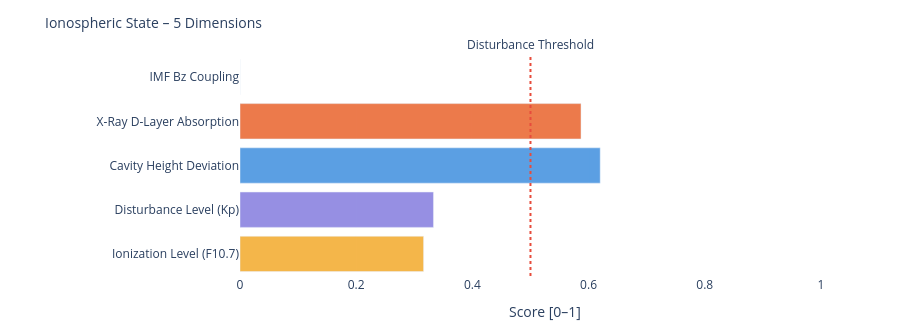

Notebook code for this chart:
### Markdown cell above
---
### 📐 Systemic Insight: Geometric Cavity vs. Real Schumann Resonance

**Relevant for:** Layer 6 = delta analysis &nbsp;|&nbsp; Layer 7 = feature vector / system interpretation

A cavity height change from 80 km to 70 km shifts the **idealized geometric frequencies** only minimally:

| Modus | Aktuell | Referenz | Δ |
|-------|---------|----------|---|
| SR-1 | 10.4762 Hz | 10.4599 Hz | +16 mHz |
| SR-2 | 18.1452 Hz | 18.1171 Hz | +28 mHz |
| SR-3 | 25.6612 Hz | 25.6215 Hz | +40 mHz |
| SR-4 | 33.1285 Hz | 33.0772 Hz | +51 mHz |

The geometric effect is limited because 10 km is very small compared to Earth's radius (~6371 km).

**Consequence:** Real Schumann deviations are likely driven more strongly by **conductivity, damping, day/night structure, lightning distribution and source geometry** than by pure cavity height.

---

**Layer 6 compares:**
```
geometric Δ from Layer 4  vs.  observed Δ from real Schumann measurement data
```

**Layer 7 Feature:**
```
If real Δ >> geometric Δ  →  non-geometric factors dominant
```

### Code cell
# ============================================================
# IONOSPHERIC STATE – Summary gauge
# Five dimensions: ionization, disturbance, cavity height, X-Ray, Bz coupling
# ============================================================

def norm(v, lo, hi):
    if v is None: return None
    return round(max(0.0, min(1.0, (v - lo) / (hi - lo))), 3)

# Ionization level (F10.7 → F2-Layer)
ioniz = norm(f107_val, 60, 250)

# Disturbance level (Kp → E/F-Layer irregularities)
disturb = norm(kp_val, 0, 9)

# Cavity height deviation from reference (80 km)
h_dev = norm(abs(h_eff - 80), 0, 20)

# X-Ray ionization (D-Layer absorption)
xray_ioniz = None
if xray_now is not None:
    xray_ioniz = norm(math.log10(max(xray_now, 1e-9)) + 9, 0, 5)

# Bz coupling (southward Bz → stronger magnetosphere-ionosphere coupling)
bz_coupling = norm(-(bz_now or 0), -5, 30) if bz_now is not None else None

dims = [
    ('Ionization Level (F10.7)',    ioniz,      '#F2A623'),
    ('Disturbance Level (Kp)',      disturb,    '#7F77DD'),
    ('Cavity Height Deviation',     h_dev,      '#378ADD'),
    ('X-Ray D-Layer Absorption',    xray_ioniz, '#E85D24'),
    ('IMF Bz Coupling',             bz_coupling,'#534AB7'),
]

fig = go.Figure()
for name, val, col in dims:
    if val is not None:
        h = int(val * 20)
        bar = '█' * h + '░' * (20 - h)
        label = f'{name}:  {bar}  {val:.3f}'
    else:
        label = f'{name}:  {"─" * 20}  n/a'
    fig.add_trace(go.Bar(
        x=[val if val is not None else 0],
        y=[name],
        orientation='h',
        marker_color=col, opacity=0.82,
        showlegend=False
    ))

fig.add_vline(x=0.5, line_dash='dot', line_color='#e74c3c',
              annotation_text='Disturbance Threshold', annotation_position='top')
fig.update_layout(
    title=dict(text='Ionospheric State – 5 Dimensions', font=dict(size=14)),
    xaxis=dict(title='Score [0–1]', range=[0, 1.05]),
    height=330, plot_bgcolor='rgba(0,0,0,0)', paper_bgcolor='rgba(0,0,0,0)',
    margin=dict(l=240, r=50, t=55, b=40)
)
fig.show()

print(f'\nIonospheric state:')
for name, val, _ in dims:
    print(f'  {name:<35} {val:.3f}' if val is not None else f'  {name:<35} n/a')

### Figure 1 — Plotly figure (JSON) as saved in the notebook; plotly's stock layout.template omitted (floating-point values rounded to 4 significant figures)
{"data": [{"marker": {"color": "#F2A623"}, "opacity": 0.82, "orientation": "h", "showlegend": false, "type": "bar", "x": [0.316], "y": ["Ionization Level (F10.7)"]}, {"marker": {"color": "#7F77DD"}, "opacity": 0.82, "orientation": "h", "showlegend": false, "type": "bar", "x": [0.333], "y": ["Disturbance Level (Kp)"]}, {"marker": {"color": "#378ADD"}, "opacity": 0.82, "orientation": "h", "showlegend": false, "type": "bar", "x": [0.62], "y": ["Cavity Height Deviation"]}, {"marker": {"color": "#E85D24"}, "opacity": 0.82, "orientation": "h", "showlegend": false, "type": "bar", "x": [0.587], "y": ["X-Ray D-Layer Absorption"]}, {"marker": {"color": "#534AB7"}, "opacity": 0.82, "orientation": "h", "showlegend": false, "type": "bar", "x": [0.0], "y": ["IMF Bz Coupling"]}], "layout": {"annotations": [{"showarrow": false, "text": "Disturbance Threshold", "x": 0.5, "xanchor": "center", "xref": "x", "y": 1, "yanchor": "bottom", "yref": "y domain"}], "height": 330, "margin": {"b": 40, "l": 240, "r": 50, "t": 55}, "paper_bgcolor": "rgba(0,0,0,0)", "plot_bgcolor": "rgba(0,0,0,0)", "shapes": [{"line": {"color": "#e74c3c", "dash": "dot"}, "type": "line", "x0": 0.5, "x1": 0.5, "xref": "x", "y0": 0, "y1": 1, "yref": "y domain"}], "title": {"font": {"size": 14}, "text": "Ionospheric State – 5 Dimensions"}, "xaxis": {"range": [0, 1.05], "title": {"text": "Score [0–1]"}}}}
